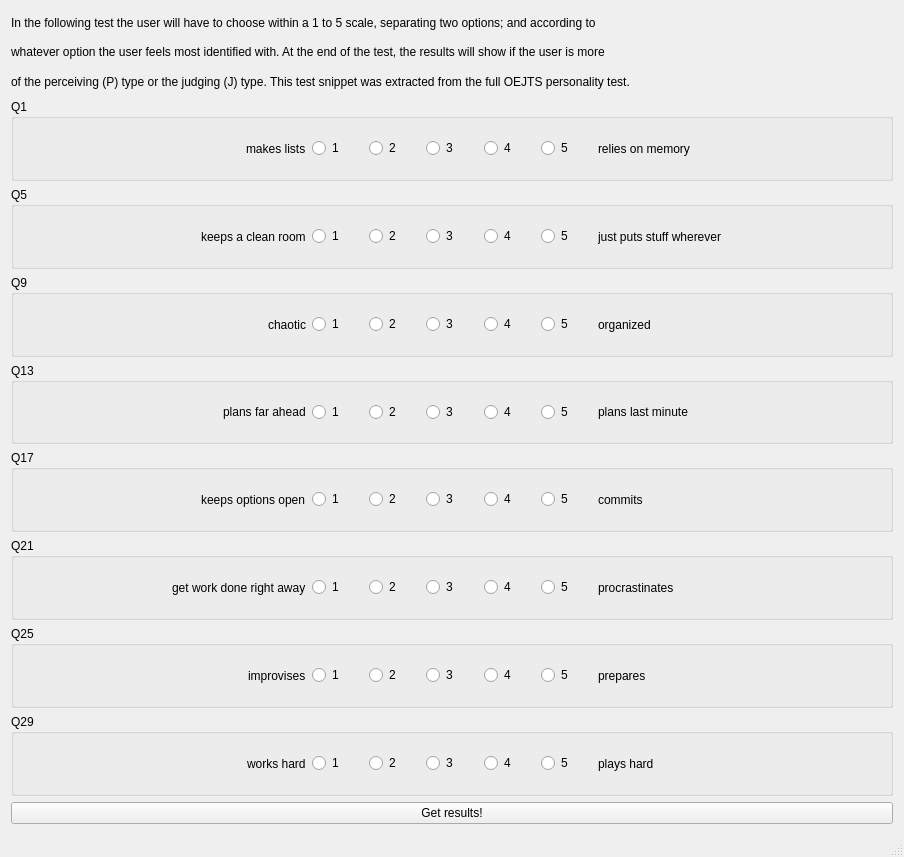
<?xml version="1.0" encoding="UTF-8"?>
<ui version="4.0">
 <class>MainWindow</class>
 <widget class="QMainWindow" name="MainWindow">
  <property name="geometry">
   <rect>
    <x>0</x>
    <y>0</y>
    <width>904</width>
    <height>857</height>
   </rect>
  </property>
  <property name="windowTitle">
   <string>Open Extended Jungian Type Scales 1.2.</string>
  </property>
  <widget class="QWidget" name="centralWidget">
   <layout class="QVBoxLayout" name="verticalLayout_3">
    <item>
     <layout class="QVBoxLayout" name="verticalLayout_2">
      <item>
       <widget class="QLabel" name="label_19">
        <property name="text">
         <string>In the following test the user will have to choose within a 1 to 5 scale, separating two options; and according to</string>
        </property>
       </widget>
      </item>
      <item>
       <widget class="QLabel" name="label_20">
        <property name="text">
         <string>whatever option the user feels most identified with. At the end of the test, the results will show if the user is more</string>
        </property>
       </widget>
      </item>
      <item>
       <widget class="QLabel" name="label_21">
        <property name="text">
         <string>of the perceiving (P) type or the judging (J) type. This test snippet was extracted from the full OEJTS personality test.</string>
        </property>
       </widget>
      </item>
     </layout>
    </item>
    <item>
     <widget class="QGroupBox" name="groupBox">
      <property name="title">
       <string>Q1</string>
      </property>
      <layout class="QVBoxLayout" name="verticalLayout">
       <item>
        <layout class="QHBoxLayout" name="horizontalLayout_12">
         <item alignment="Qt::AlignRight">
          <widget class="QLabel" name="label">
           <property name="text">
            <string>makes lists</string>
           </property>
          </widget>
         </item>
         <item>
          <layout class="QHBoxLayout" name="horizontalLayout">
           <item>
            <widget class="QRadioButton" name="radioButton">
             <property name="text">
              <string>1</string>
             </property>
            </widget>
           </item>
           <item>
            <widget class="QRadioButton" name="radioButton_2">
             <property name="text">
              <string>2</string>
             </property>
            </widget>
           </item>
           <item>
            <widget class="QRadioButton" name="radioButton_3">
             <property name="text">
              <string>3</string>
             </property>
            </widget>
           </item>
           <item>
            <widget class="QRadioButton" name="radioButton_17">
             <property name="text">
              <string>4</string>
             </property>
            </widget>
           </item>
           <item>
            <widget class="QRadioButton" name="radioButton_16">
             <property name="text">
              <string>5</string>
             </property>
            </widget>
           </item>
          </layout>
         </item>
         <item alignment="Qt::AlignLeft">
          <widget class="QLabel" name="label_2">
           <property name="text">
            <string>relies on memory</string>
           </property>
          </widget>
         </item>
        </layout>
       </item>
      </layout>
      <zorder></zorder>
     </widget>
    </item>
    <item>
     <widget class="QGroupBox" name="groupBox_2">
      <property name="title">
       <string>Q5</string>
      </property>
      <layout class="QHBoxLayout" name="horizontalLayout_20">
       <item>
        <layout class="QHBoxLayout" name="horizontalLayout_13">
         <item alignment="Qt::AlignRight">
          <widget class="QLabel" name="label_3">
           <property name="text">
            <string>keeps a clean room</string>
           </property>
          </widget>
         </item>
         <item>
          <layout class="QHBoxLayout" name="horizontalLayout_2">
           <item>
            <widget class="QRadioButton" name="radioButton_4">
             <property name="text">
              <string>1</string>
             </property>
            </widget>
           </item>
           <item>
            <widget class="QRadioButton" name="radioButton_5">
             <property name="text">
              <string>2</string>
             </property>
            </widget>
           </item>
           <item>
            <widget class="QRadioButton" name="radioButton_6">
             <property name="text">
              <string>3</string>
             </property>
            </widget>
           </item>
           <item>
            <widget class="QRadioButton" name="radioButton_18">
             <property name="text">
              <string>4</string>
             </property>
            </widget>
           </item>
           <item>
            <widget class="QRadioButton" name="radioButton_19">
             <property name="text">
              <string>5</string>
             </property>
            </widget>
           </item>
          </layout>
         </item>
         <item alignment="Qt::AlignLeft">
          <widget class="QLabel" name="label_4">
           <property name="text">
            <string>just puts stuff wherever</string>
           </property>
          </widget>
         </item>
        </layout>
       </item>
      </layout>
     </widget>
    </item>
    <item>
     <widget class="QGroupBox" name="groupBox_3">
      <property name="title">
       <string>Q9</string>
      </property>
      <layout class="QHBoxLayout" name="horizontalLayout_21">
       <item>
        <layout class="QHBoxLayout" name="horizontalLayout_14">
         <item alignment="Qt::AlignRight">
          <widget class="QLabel" name="label_5">
           <property name="text">
            <string>chaotic</string>
           </property>
          </widget>
         </item>
         <item>
          <layout class="QHBoxLayout" name="horizontalLayout_3">
           <item>
            <widget class="QRadioButton" name="radioButton_7">
             <property name="text">
              <string>1</string>
             </property>
            </widget>
           </item>
           <item>
            <widget class="QRadioButton" name="radioButton_8">
             <property name="text">
              <string>2</string>
             </property>
            </widget>
           </item>
           <item>
            <widget class="QRadioButton" name="radioButton_9">
             <property name="text">
              <string>3</string>
             </property>
            </widget>
           </item>
           <item>
            <widget class="QRadioButton" name="radioButton_20">
             <property name="text">
              <string>4</string>
             </property>
            </widget>
           </item>
           <item>
            <widget class="QRadioButton" name="radioButton_21">
             <property name="text">
              <string>5</string>
             </property>
            </widget>
           </item>
          </layout>
         </item>
         <item alignment="Qt::AlignLeft">
          <widget class="QLabel" name="label_6">
           <property name="text">
            <string>organized</string>
           </property>
          </widget>
         </item>
        </layout>
       </item>
      </layout>
     </widget>
    </item>
    <item>
     <widget class="QGroupBox" name="groupBox_4">
      <property name="title">
       <string>Q13</string>
      </property>
      <layout class="QHBoxLayout" name="horizontalLayout_22">
       <item>
        <layout class="QHBoxLayout" name="horizontalLayout_15">
         <item alignment="Qt::AlignRight">
          <widget class="QLabel" name="label_9">
           <property name="text">
            <string>plans far ahead</string>
           </property>
          </widget>
         </item>
         <item>
          <layout class="QHBoxLayout" name="horizontalLayout_4">
           <item>
            <widget class="QRadioButton" name="radioButton_22">
             <property name="text">
              <string>1</string>
             </property>
            </widget>
           </item>
           <item>
            <widget class="QRadioButton" name="radioButton_23">
             <property name="text">
              <string>2</string>
             </property>
            </widget>
           </item>
           <item>
            <widget class="QRadioButton" name="radioButton_24">
             <property name="text">
              <string>3</string>
             </property>
            </widget>
           </item>
           <item>
            <widget class="QRadioButton" name="radioButton_25">
             <property name="text">
              <string>4</string>
             </property>
            </widget>
           </item>
           <item>
            <widget class="QRadioButton" name="radioButton_26">
             <property name="text">
              <string>5</string>
             </property>
            </widget>
           </item>
          </layout>
         </item>
         <item alignment="Qt::AlignLeft">
          <widget class="QLabel" name="label_10">
           <property name="text">
            <string>plans last minute</string>
           </property>
          </widget>
         </item>
        </layout>
       </item>
      </layout>
     </widget>
    </item>
    <item>
     <widget class="QGroupBox" name="groupBox_5">
      <property name="title">
       <string>Q17</string>
      </property>
      <layout class="QHBoxLayout" name="horizontalLayout_23">
       <item>
        <layout class="QHBoxLayout" name="horizontalLayout_16">
         <item alignment="Qt::AlignRight">
          <widget class="QLabel" name="label_11">
           <property name="text">
            <string>keeps options open</string>
           </property>
          </widget>
         </item>
         <item>
          <layout class="QHBoxLayout" name="horizontalLayout_5">
           <item>
            <widget class="QRadioButton" name="radioButton_27">
             <property name="text">
              <string>1</string>
             </property>
            </widget>
           </item>
           <item>
            <widget class="QRadioButton" name="radioButton_28">
             <property name="text">
              <string>2</string>
             </property>
            </widget>
           </item>
           <item>
            <widget class="QRadioButton" name="radioButton_29">
             <property name="text">
              <string>3</string>
             </property>
            </widget>
           </item>
           <item>
            <widget class="QRadioButton" name="radioButton_30">
             <property name="text">
              <string>4</string>
             </property>
            </widget>
           </item>
           <item>
            <widget class="QRadioButton" name="radioButton_31">
             <property name="text">
              <string>5</string>
             </property>
            </widget>
           </item>
          </layout>
         </item>
         <item alignment="Qt::AlignLeft">
          <widget class="QLabel" name="label_12">
           <property name="text">
            <string>commits</string>
           </property>
          </widget>
         </item>
        </layout>
       </item>
      </layout>
     </widget>
    </item>
    <item>
     <widget class="QGroupBox" name="groupBox_6">
      <property name="title">
       <string>Q21</string>
      </property>
      <layout class="QHBoxLayout" name="horizontalLayout_24">
       <item>
        <layout class="QHBoxLayout" name="horizontalLayout_17">
         <item alignment="Qt::AlignRight">
          <widget class="QLabel" name="label_13">
           <property name="text">
            <string>get work done right away</string>
           </property>
          </widget>
         </item>
         <item>
          <layout class="QHBoxLayout" name="horizontalLayout_6">
           <item>
            <widget class="QRadioButton" name="radioButton_32">
             <property name="text">
              <string>1</string>
             </property>
            </widget>
           </item>
           <item>
            <widget class="QRadioButton" name="radioButton_33">
             <property name="text">
              <string>2</string>
             </property>
            </widget>
           </item>
           <item>
            <widget class="QRadioButton" name="radioButton_34">
             <property name="text">
              <string>3</string>
             </property>
            </widget>
           </item>
           <item>
            <widget class="QRadioButton" name="radioButton_35">
             <property name="text">
              <string>4</string>
             </property>
            </widget>
           </item>
           <item>
            <widget class="QRadioButton" name="radioButton_36">
             <property name="text">
              <string>5</string>
             </property>
            </widget>
           </item>
          </layout>
         </item>
         <item alignment="Qt::AlignLeft">
          <widget class="QLabel" name="label_14">
           <property name="text">
            <string>procrastinates</string>
           </property>
          </widget>
         </item>
        </layout>
       </item>
      </layout>
     </widget>
    </item>
    <item>
     <widget class="QGroupBox" name="groupBox_8">
      <property name="title">
       <string>Q25</string>
      </property>
      <layout class="QHBoxLayout" name="horizontalLayout_25">
       <item>
        <layout class="QHBoxLayout" name="horizontalLayout_18">
         <item alignment="Qt::AlignRight">
          <widget class="QLabel" name="label_15">
           <property name="text">
            <string>improvises</string>
           </property>
          </widget>
         </item>
         <item>
          <layout class="QHBoxLayout" name="horizontalLayout_11">
           <item>
            <widget class="QRadioButton" name="radioButton_37">
             <property name="text">
              <string>1</string>
             </property>
            </widget>
           </item>
           <item>
            <widget class="QRadioButton" name="radioButton_38">
             <property name="text">
              <string>2</string>
             </property>
            </widget>
           </item>
           <item>
            <widget class="QRadioButton" name="radioButton_39">
             <property name="text">
              <string>3</string>
             </property>
            </widget>
           </item>
           <item>
            <widget class="QRadioButton" name="radioButton_40">
             <property name="text">
              <string>4</string>
             </property>
            </widget>
           </item>
           <item>
            <widget class="QRadioButton" name="radioButton_41">
             <property name="text">
              <string>5</string>
             </property>
            </widget>
           </item>
          </layout>
         </item>
         <item alignment="Qt::AlignLeft">
          <widget class="QLabel" name="label_16">
           <property name="text">
            <string>prepares</string>
           </property>
          </widget>
         </item>
        </layout>
       </item>
      </layout>
     </widget>
    </item>
    <item>
     <widget class="QGroupBox" name="groupBox_7">
      <property name="title">
       <string>Q29</string>
      </property>
      <layout class="QHBoxLayout" name="horizontalLayout_26">
       <item>
        <layout class="QHBoxLayout" name="horizontalLayout_19">
         <item alignment="Qt::AlignRight">
          <widget class="QLabel" name="label_17">
           <property name="text">
            <string>works hard</string>
           </property>
          </widget>
         </item>
         <item>
          <layout class="QHBoxLayout" name="horizontalLayout_10">
           <item>
            <widget class="QRadioButton" name="radioButton_42">
             <property name="text">
              <string>1</string>
             </property>
            </widget>
           </item>
           <item>
            <widget class="QRadioButton" name="radioButton_43">
             <property name="text">
              <string>2</string>
             </property>
            </widget>
           </item>
           <item>
            <widget class="QRadioButton" name="radioButton_44">
             <property name="text">
              <string>3</string>
             </property>
            </widget>
           </item>
           <item>
            <widget class="QRadioButton" name="radioButton_45">
             <property name="text">
              <string>4</string>
             </property>
            </widget>
           </item>
           <item>
            <widget class="QRadioButton" name="radioButton_46">
             <property name="text">
              <string>5</string>
             </property>
            </widget>
           </item>
          </layout>
         </item>
         <item alignment="Qt::AlignLeft">
          <widget class="QLabel" name="label_18">
           <property name="text">
            <string>plays hard</string>
           </property>
          </widget>
         </item>
        </layout>
       </item>
      </layout>
     </widget>
    </item>
    <item>
     <widget class="QPushButton" name="pushButton">
      <property name="text">
       <string>Get results!</string>
      </property>
     </widget>
    </item>
   </layout>
   <zorder></zorder>
   <zorder>pushButton</zorder>
   <zorder>groupBox</zorder>
   <zorder>groupBox_2</zorder>
   <zorder>groupBox_4</zorder>
   <zorder>groupBox_6</zorder>
   <zorder>groupBox_7</zorder>
   <zorder>groupBox_8</zorder>
   <zorder>groupBox_3</zorder>
   <zorder>groupBox_5</zorder>
  </widget>
  <widget class="QStatusBar" name="statusBar"/>
 </widget>
 <layoutdefault spacing="6" margin="11"/>
 <resources/>
 <connections/>
</ui>
